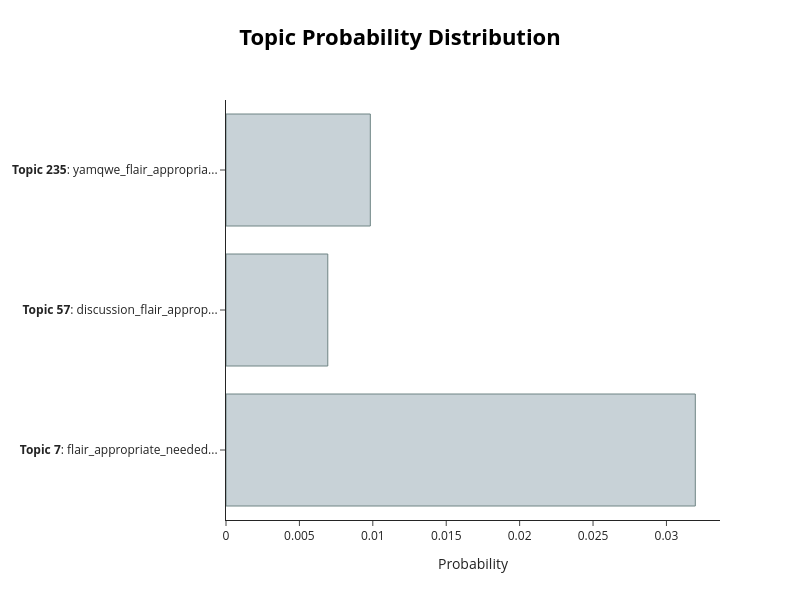

The code cell stored with this chart in its notebook:
### Markdown cell above
#### Visualise topic probability

### Code cell
topic_model.visualize_distribution(probs[200], min_probability=0.005)

### Figure 1 — Plotly figure (JSON) as saved in the notebook; plotly's stock layout.template omitted (floating-point values rounded to 4 significant figures)
{"data": [{"marker": {"color": "#C8D2D7", "line": {"color": "#6E8484", "width": 1}}, "orientation": "h", "x": [0.03197, 0.006933, 0.00983], "y": ["<b>Topic 7</b>: flair_appropriate_needed...", "<b>Topic 57</b>: discussion_flair_approp...", "<b>Topic 235</b>: yamqwe_flair_appropria..."], "type": "bar"}], "layout": {"title": {"font": {"size": 22, "color": "Black"}, "text": "<b>Topic Probability Distribution</b>", "y": 0.95, "x": 0.5, "xanchor": "center", "yanchor": "top"}, "hoverlabel": {"font": {"size": 16, "family": "Rockwell"}, "bgcolor": "white"}, "xaxis": {"title": {"text": "Probability"}}, "width": 800, "height": 600}}
